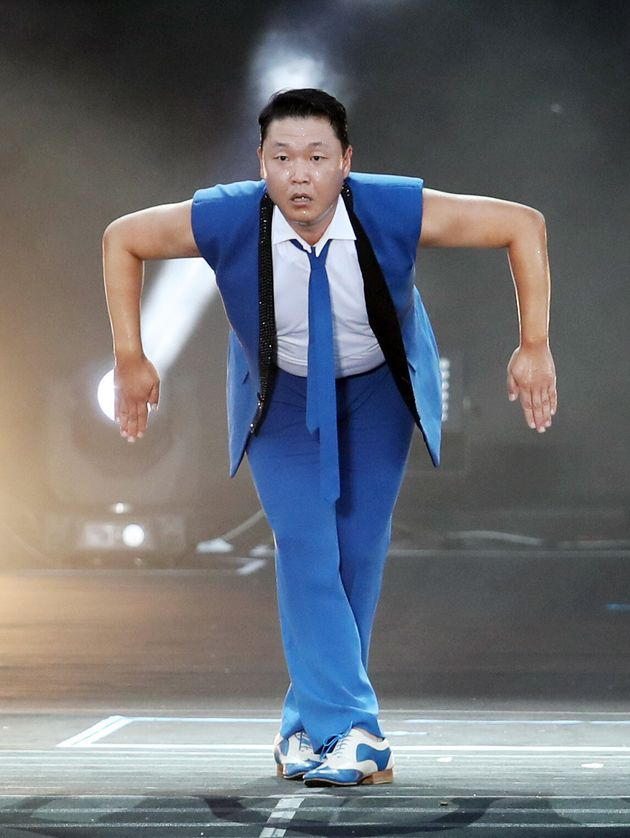
#> input picture images/psy.png, 630 x 838 px
$ jupyter execute --allow-errors 'openCV_007_이미지 합성하기.ipynb'   (text cells are left out)
#> lines starting #> are read from the running program, lines starting #| are printed output that depends on the picture; after the words box and inside, x2 and y2 are one past the last pixel; in counts of white or black regions, pixels touching at a corner belong together; pictures that were not available may be replaced by others from this repository, and a replacement may not be noted
[cell 1]
import cv2

psy =cv2.imread('images/psy.png')
#> psy is the input picture: shape (838, 630, 3); mean B, G, R 113.9, 108.3, 105.4
tiger = cv2.imread('images/tiger.png')
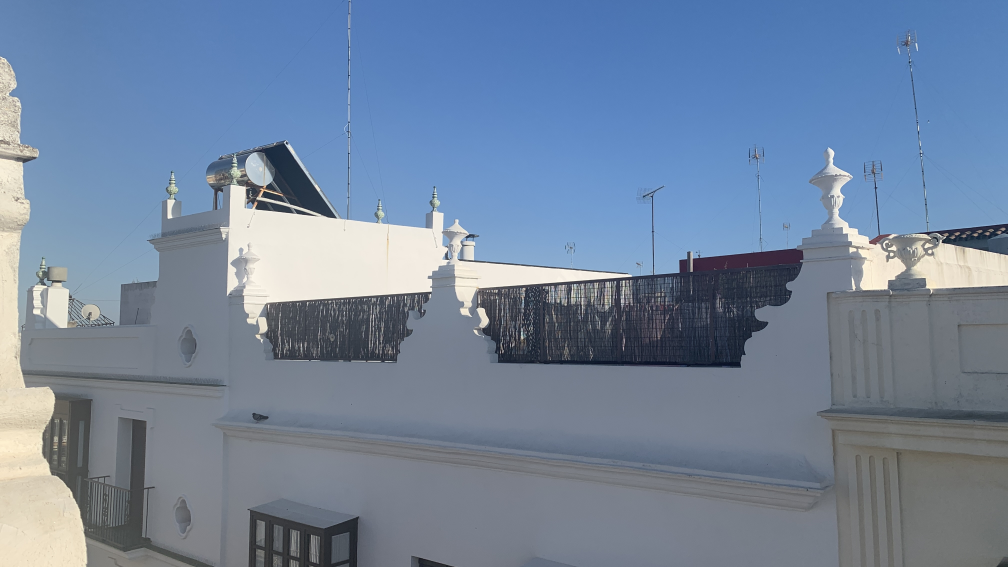
#> input picture images/1233.jpg, 4032 x 2268 px, given in place of tiger.png, which was not available (shown at 1/4 size)
#> tiger is the input picture: shape (2268, 4032, 3); mean B, G, R 156.9, 132.6, 114.5

#마스크 이진 이미지 만들기 = 사용할 부분과 사용하지 않을 부분 구분하기
mask2gray= cv2.cvtColor(tiger, cv2.COLOR_BGR2GRAY)
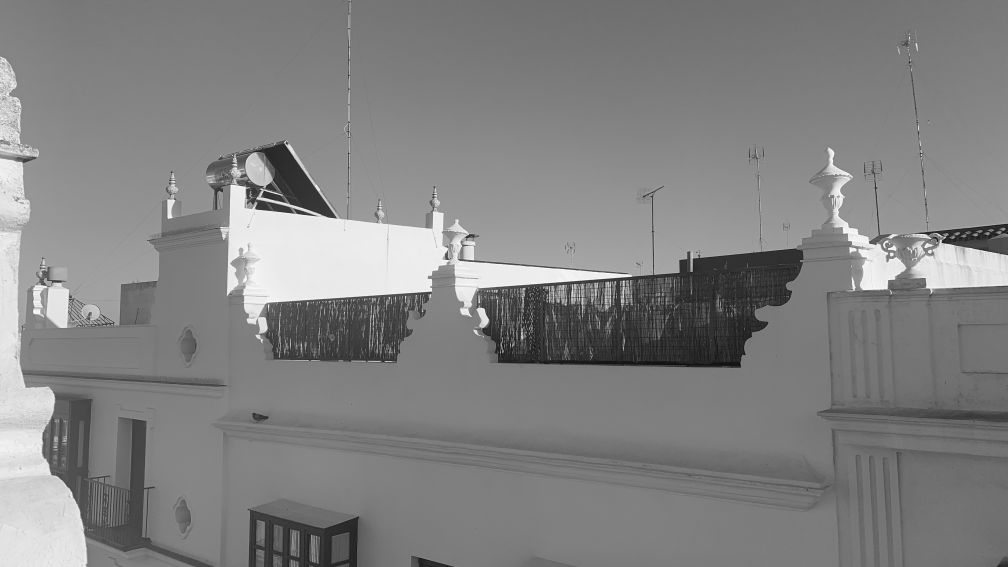
#> mask2gray: shape (2268, 4032) (shown at 1/4 size); min 1, max 255, mean 129.9
_, mask_b = cv2.threshold(mask2gray, 200,255, cv2.THRESH_BINARY)
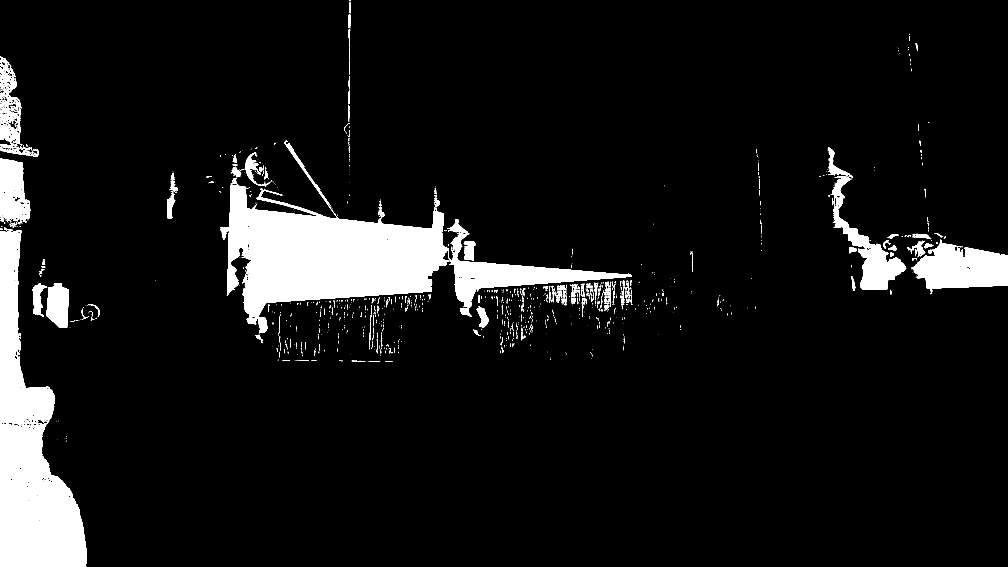
#> mask_b: shape (2268, 4032) (shown at 1/4 size); 8% white; 1840 white regions (1538 under 20 px), largest, box (x1, y1, x2, y2) and area: (881, 739, 1798, 1217) 269778, (0, 921, 347, 2268) 225594, (3646, 959, 4032, 1177) 51009

# 마스크 이미지 반전
# 흰부분을 사용하고 검은 부분은 사용X,(위와 반대)
# 0 = 검은색 = False, 1=흰색 = True
mask_b_inv = cv2.bitwise_not(mask_b)
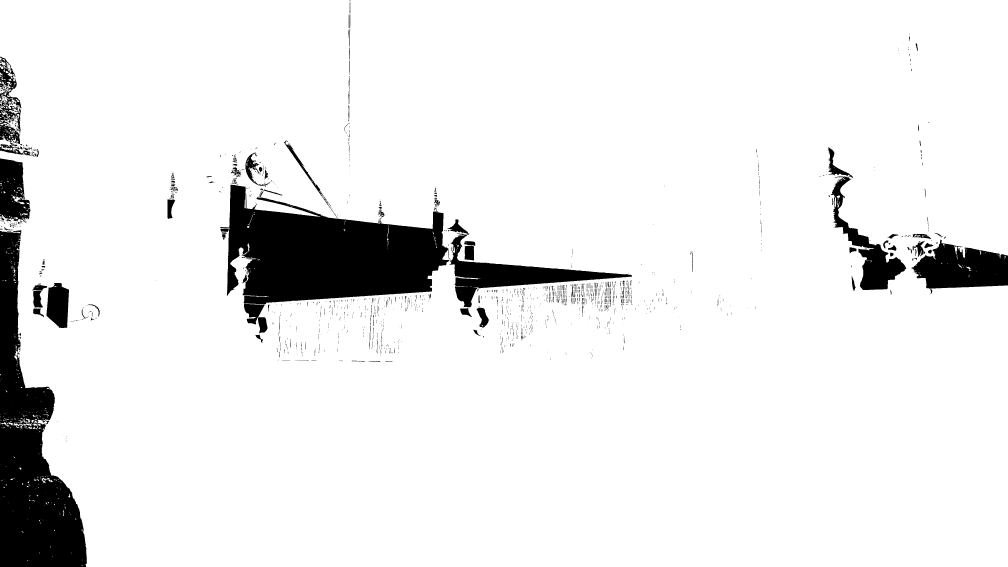
#> mask_b_inv: shape (2268, 4032) (shown at 1/4 size); 92% white; 1840 black regions (1538 under 20 px), largest, box (x1, y1, x2, y2) and area: (881, 739, 1798, 1217) 269778, (0, 921, 347, 2268) 225594, (3646, 959, 4032, 1177) 51009

# 호랑이 이미지에서 사용할 영역의 값만 추출하기(흰 부분만 가져오고 검은부분은 안 가져옴.)
sub_psy= psy[94:217, 239:371]
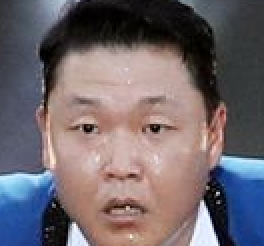
#> sub_psy: shape (123, 132, 3) (shown 2 times larger); mean B, G, R 108.1, 102.6, 112
#> (the rest of this cell did not finish here and is left out)

[cell 2]
#ROI(Region of Image, 관심영역) : 싸이 얼굴 영역

[cell 3]
# 컬러이미지
# (세로, 가로, 색상채널)  색상채널이 3이면 BGR임.
psy.shape
#> Out = (838, 630, 3)

[cell 4]
#좌 상단의 좌표 :280,50
# 우 하단의 좌표 : 400,200
# 싸이 얼굴 자르기
# 열 = y, 행 = x
#
sub_psy = psy[94:217, 239:371]
cv2.imshow('sub',sub_psy)
cv2.waitKey(0)
cv2.destroyAllWindows()

[cell 5]
tiger.shape
#> Out = (2268, 4032, 3)
#> `frame = cv2.flip(frame, 1)`:
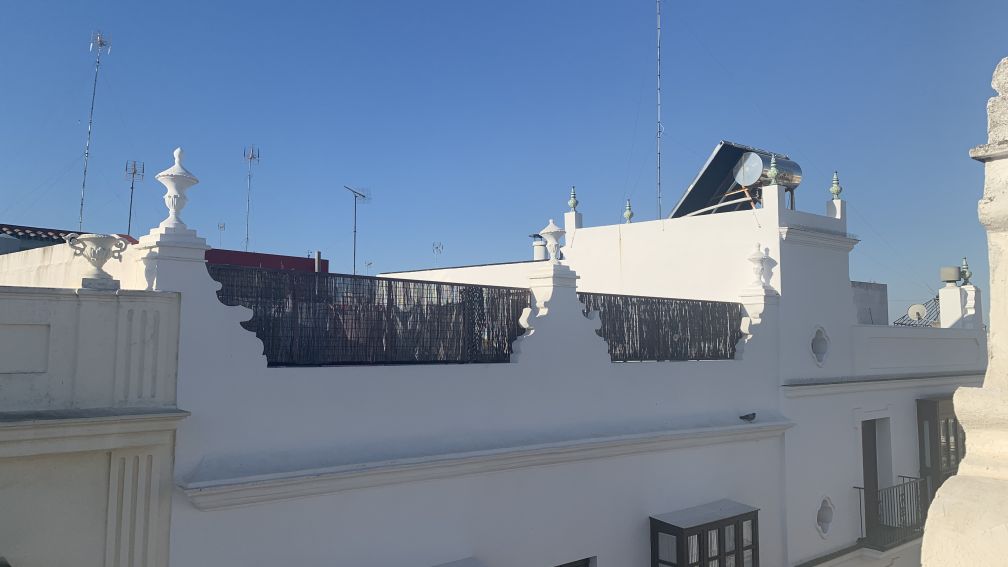
#> frame: shape (2268, 4032, 3) (shown at 1/4 size); mean B, G, R 156.9, 132.6, 114.5
#> `sub_frame = frame[ 94:217 , 239:371]`:
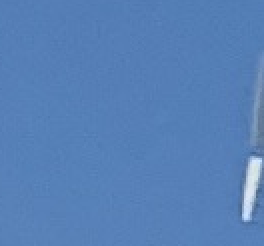
#> sub_frame: shape (123, 132, 3) (shown 2 times larger); mean B, G, R 182.8, 128.2, 87.1

[cell 6]
import cv2

cap = cv2.VideoCapture(0)

tiger = cv2.imread('images/tiger.png')
mask2gray = cv2.cvtColor(tiger , cv2.COLOR_BGR2GRAY)
_, mask_b = cv2.threshold(mask2gray, 200, 255, cv2.THRESH_BINARY)
mask_b_inv = cv2.bitwise_not(mask_b)

#> (the rest of this cell did not finish here and is left out)
